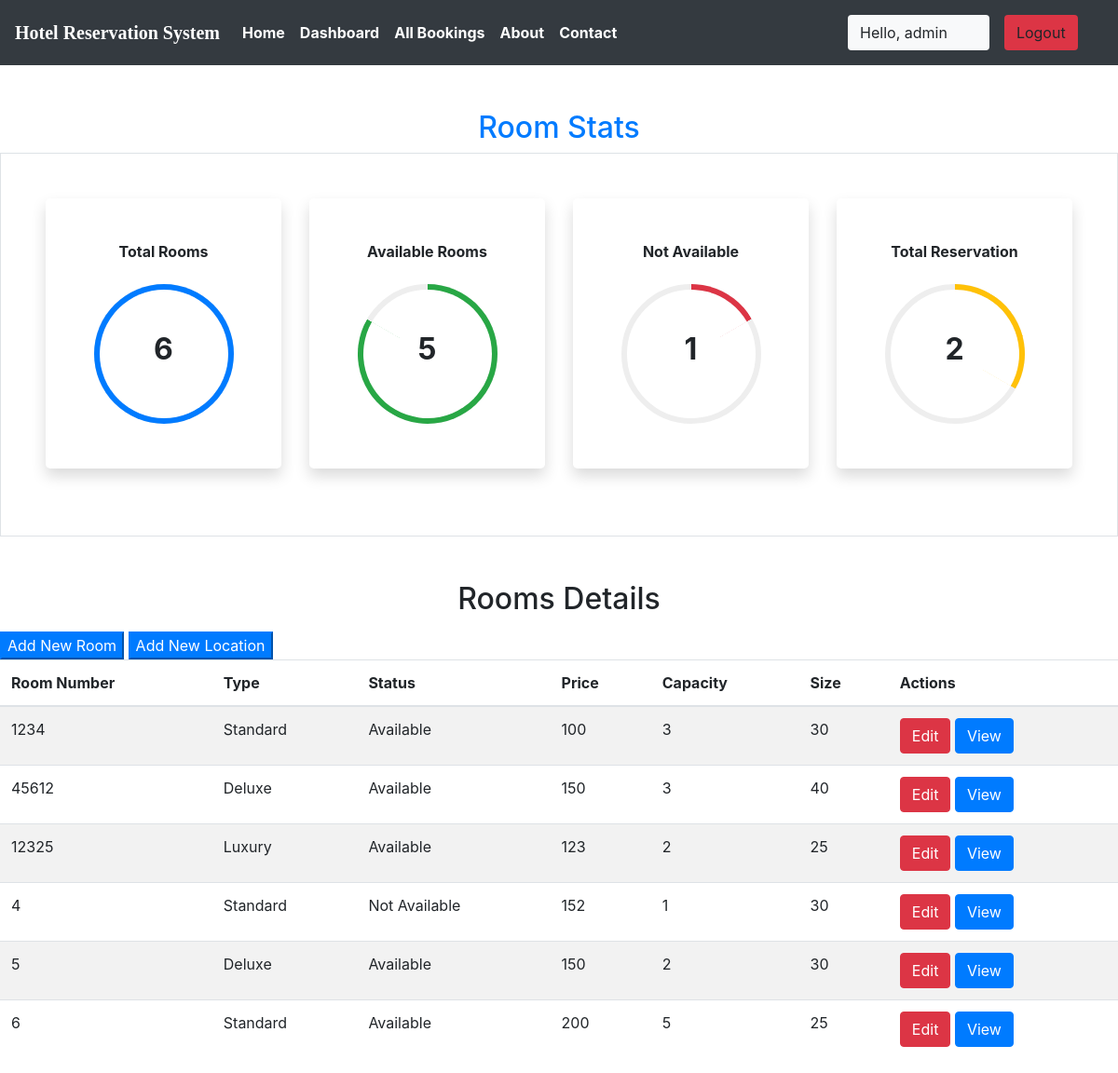
Page /staff/panel (signed in) on the committed database.
### krishna/models.py (models this page shows, shortened)
class Rooms(models.Model):
    ROOM_STATUS = (
    ("1", "Available"),
    ("2", "Not Available"),
    )
    ROOM_TYPE = (
    ("1", "Standard"),
    ("2", "Deluxe"),
    ("3","Luxury"),
    )
    room_type = models.CharField(max_length=50,choices = ROOM_TYPE)
    capacity = models.IntegerField()
    price = models.IntegerField()
    size = models.IntegerField()
    hotel = models.ForeignKey(Hotels, on_delete = models.CASCADE)
    status = models.CharField(choices =ROOM_STATUS,max_length = 15)
    roomnumber = models.IntegerField()

### krishna/views.py (the view)
# urls.py: path('staff/panel', views.panel,name="staffpanel"),
@login_required(login_url='/staff')
def panel(request):
    if request.user.is_staff == False:
        return HttpResponse('Access Denied')
    rooms = Rooms.objects.all()
    total_rooms = len(rooms)
    available_rooms = len(Rooms.objects.all().filter(status='1'))
    unavailable_rooms = len(Rooms.objects.all().filter(status='2'))
    reserved = len(Reservation.objects.all())
    hotel = Hotels.objects.values_list('location','id').distinct().order_by()
    response = render(request,'staff/staffpanel.html',{'location':hotel,'reserved':reserved,'rooms':rooms,'total_rooms':total_rooms,'available':available_rooms,'unavailable':unavailable_rooms})
    return HttpResponse(response)

### krishna/templatetags/app_tags.py (called while the page is built)
@register.filter
def percentage(value1,value2=100):
    return int(value1)/int(value2)*100

### templates/staff/staffpanel.html (shortened to what this page needs)
{% extends 'basic.html' %} {% block title %} staff panel {% endblock title %}  {% block body %}
<section class="my-5 ">
    {%load app_tags%}
    <h2 class="text-center text-primary">Room Stats</h2>
    <div class="container-fluid px-5 py-5 border">
        <div class="row">
            <div class="col-xl-3 col-lg-6 col-sm-12 mb-4 ">
                <div class="bg-white rounded-lg p-5 shadow">
                    <h2 class="h6 font-weight-bold text-center mb-4">Total Rooms</h2>
                    <div class="progress mx-auto" data-value={{ total_rooms|percentage:total_rooms}}>
                        <span class="progress-left">
                                    <span class="progress-bar border-primary"></span>
                        </span>
                        <span class="progress-right">
                                    <span class="progress-bar border-primary"></span>
                        </span>
                        <div class="progress-value w-100 h-100 rounded-circle d-flex align-items-center justify-content-center">
                            <div class="h2 font-weight-bold">{{ total_rooms}}</div>
                        </div>
                    </div>
                </div>
            </div>
            <div class="col-xl-3 col-lg-6 col-sm-12 mb-4">
                <div class="bg-white rounded-lg p-5 shadow">
                    <h2 class="h6 font-weight-bold text-center mb-4">Available Rooms</h2>
                    <div class="progress mx-auto" data-value={{ available|percentage:total_rooms}}>
                        <span class="progress-left">
                                    <span class="progress-bar border-success"></span>
                        </span>
                        <span class="progress-right">
                                    <span class="progress-bar border-success"></span>
                        </span>
                        <div class="progress-value w-100 h-100 rounded-circle d-flex align-items-center justify-content-center">
                            <div class="h2 font-weight-bold">{{ available}}</div>
                        </div>
                    </div>
                </div>
            </div>
            <div class="col-xl-3 col-lg-6 col-sm-12 mb-4">
                <div class="bg-white rounded-lg p-5 shadow">
                    <h2 class="h6 font-weight-bold text-center mb-4">Not Available</h2>
                    <div class="progress mx-auto" data-value={{ unavailable|percentage:total_rooms}}>
                        <span class="progress-left">
                        </span>
                        <span class="progress-right">
                                    <span class="progress-bar border-danger"></span>
                        </span>
                        <div class="progress-value w-100 h-100 rounded-circle d-flex align-items-center justify-content-center">
                            <div class="h2 font-weight-bold">{{ unavailable}}</div>
                        </div>
                    </div>
                </div>
            </div>
            <div class="col-xl-3 col-lg-6 col-sm-12 mb-4">
                <div class="bg-white rounded-lg p-5 shadow">
                    <h2 class="h6 font-weight-bold text-center mb-4">Total Reservation</h2>
                    <div class="progress mx-auto" data-value={{reserved |percentage:total_rooms}}>
                        <span class="progress-left">
                        </span>
                        <span class="progress-right">
                                    <span class="progress-bar border-warning"></span>
                        </span>
                        <div class="progress-value w-100 h-100 rounded-circle d-flex align-items-center justify-content-center">
                            <div class="h2 font-weight-bold">{{reserved}}</div>
                        </div>
                    </div>
                </div>
            </div>
        </div>
    </div>
</section>
<h2 class="text-center pb-2">Rooms Details</h2>
<Button class="btn-group btn-primary" data-toggle="modal" data-target="#newroom">Add New Room</Button>
<Button class="btn-group btn-primary " data-toggle="modal" data-target="#newlocation">Add New Location</Button>
<table class="table table-striped  ">
    <thead>
        <th>Room Number</th>
        <th>Type</th>
        <th>Status</th>
        <th>Price</th>
        <th>Capacity</th>
        <th>Size</th>
        <th colspan="2">Actions</th>
    </thead>
    {% if rooms %} {% for each_room in rooms %}
    <tr>
        <td>{{each_room.roomnumber}}</td>
        <td>{{each_room.get_room_type_display}}</td>
        <td>{{each_room.get_status_display}}</td>
        <td>{{each_room.price}}</td>
        <td>{{each_room.capacity}}</td>
        <td>{{each_room.size}}</td>
        <td colspan="2">
            <a href="/staff/panel/edit-room?roomid={{each_room.id}}"><Button class="btn btn-danger">Edit</Button></a>
            <a href="/staff/panel/view-room?roomid={{each_room.id}}"><Button class="btn btn-primary">View</Button></a>
        </td>
    </tr>
    {% endfor %} {% endif %}
</table>
{% endblock body %}

### templates/basic.html (shortened to what this page needs)
{% load static %}
<!DOCTYPE html>
<!DOCTYPE html>
<html lang="en">
<head>
    <link rel="stylesheet" href="https://use.fontawesome.com/releases/v5.7.0/css/all.css">
    <link rel="stylesheet" href="{% static 'bootstrap\bootstrap.css' %}">
    <link rel="stylesheet" href="https://maxcdn.bootstrapcdn.com/bootstrap/4.5.0/css/bootstrap.min.css" >
</head>
<body style="dbackground-image: url('https://source.unsplash.com/random');height: 100%;">
    <div class="container-fluid px-0">
        <nav class="navbar navbar-expand-lg navbar-dark bg-dark font-weight-bold">
            <a class="navbar-brand text-bold bg-black " href="/"><b style="font-family: cursive;">Hotel Reservation System</b></a>
            <div class="collapse navbar-collapse " id="navbarSupportedContent">
                <ul class="navbar-nav mr-auto ">
                    <li class="nav-item active">
                        <a class="nav-link text-bold " href="/home"> Home</a>
                    </li>
                    {% if user.is_staff %}
                    <li class="nav-item active">
                        <a class="nav-link text-bold" href="/staff/panel">Dashboard </a>
                    </li>
                    {% elif user.is_staff == False and user.is_authenticated %}
                    <li class="nav-item active">
                            <a class="nav-link text-bold" href="/user/bookings">My Bookings </a>
                        </li>
                    {% endif %}
                    {% if user.is_staff %}
                    <li class="nav-item active">
                            <a class="nav-link text-bold" href="/staff/allbookings">All Bookings </a>
                        </li>
                    {% endif %}
                    <li class="nav-item active">
                        <a class="nav-link text-bold" href="/about">About</a>
                    </li>
                    <li class="nav-item active">
                        <a class="nav-link text-bold" href="/contact">Contact </a>
                    </li>
                </ul>
                {% if user.is_authenticated %}
                      <button class="btn btn-group bg-light" data-toggle="modal" data-target="#forlogin">
                       Hello, {{request.user}}
                       <a href="/logout" class="nav-link">
                    <button class="btn btn-group bg-danger" data-toggle="modal" data-target="#forlogin">
                        Logout
                    </button></a>&nbsp; &nbsp;
                    </button>
                {% endif %}
            </div>
        </nav>
    </div>
    {% block body %}
    {% endblock body %}
</body>
</html>

### templates/staff/staffpanel.html (style rules this page uses)
.progress { width: 150px; height: 150px; background: none; position: relative; }
.progress::after { content: ""; width: 100%; height: 100%; border-radius: 50%; border: 6px solid #eee; position: absolute; top: 0; left: 0; }
.progress>span { width: 50%; height: 100%; overflow: hidden; position: absolute; top: 0; z-index: 1; }
.progress .progress-left { left: 0; }
.progress .progress-bar { width: 100%; height: 100%; background: none; border-width: 6px; border-style: solid; position: absolute; top: 0; }
.progress .progress-left .progress-bar { left: 100%; border-top-right-radius: 80px; border-bottom-right-radius: 80px; border-left: 0; -webkit-transform-origin: center left; transform-origin: center left; }
.progress .progress-right { right: 0; }
.progress .progress-right .progress-bar { left: -100%; border-top-left-radius: 80px; border-bottom-left-radius: 80px; border-right: 0; -webkit-transform-origin: center right; transform-origin: center right; }
.progress .progress-value { position: absolute; top: 0; left: 0; }
body { min-height: 100vh; }
.rounded-lg { border-radius: 1rem; }

### templates/basic.html (style rules this page uses)
a { text-decoration: none; }

### rows in the picture
Rooms: roomnumber "1234", room_type "Standard", status "Available", price "100", capacity "3", size "30"
Rooms: roomnumber "45612", room_type "Deluxe", status "Available", price "150", capacity "3", size "40"
Rooms: roomnumber "12325", room_type "Luxury", status "Available", price "123", capacity "2", size "25"
Rooms: roomnumber "4", room_type "Standard", status "Not Available", price "152", capacity "1", size "30"
Rooms: roomnumber "5", room_type "Deluxe", status "Available", price "150", capacity "2", size "30"
Rooms: roomnumber "6", room_type "Standard", status "Available", price "200", capacity "5", size "25"

### other values in the picture
{{ request.user }} "admin"
{{ total_rooms }} "6"
{{ available }} "5"
{{ unavailable }} "1"
{{ reserved }} "2"
